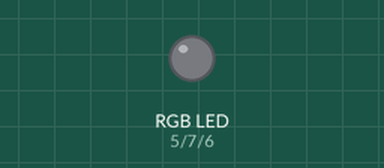
Simulated run of this sketch. Board: Arduino Uno, built with avr-gcc and run on an emulated ATmega328P. Parts: an RGB LED mixed from three pins (HIGH = lit).

Above: at 0.5 s.
At 2.5 s:
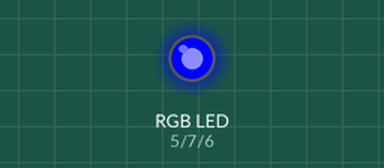
At 3.5 s:
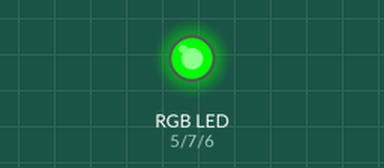
At 4.5 s:
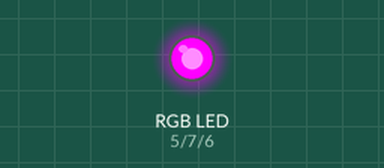
At 6.5 s:
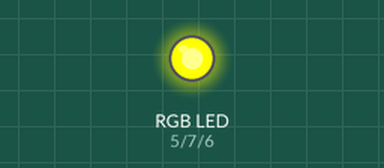
At 9.5 s:
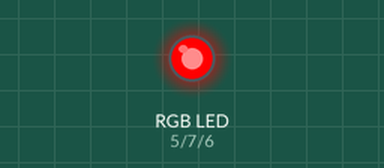
Timing chart, 0 to 10.4 s (numbered marks = the images above):
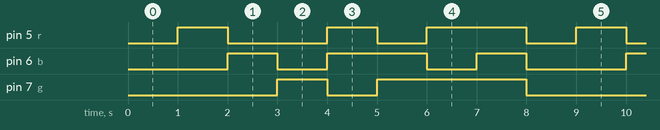

Measured:
- by itself, pin 5 (r): repeats every 8.0 s: LOW 2.0 s, HIGH 1.0 s, LOW 1.0 s, HIGH 2.0 s, LOW 1.0 s, HIGH 1.0 s
- by itself, pin 6 (b): repeats every 8.0 s: LOW 1.0 s, HIGH 2.0 s, LOW 1.0 s, HIGH 1.0 s, LOW 2.0 s, HIGH 1.0 s
- by itself, pin 7 (g): repeats every 8.0 s: LOW 1.0 s, HIGH 3.0 s, LOW 3.0 s, HIGH 1.0 s

The sketch:

rgb.ino
```cpp
int r=5;
int b=6;
int g=7;
void setup()
{
  pinMode(r,OUTPUT);
  pinMode(b,OUTPUT);
  pinMode(g,OUTPUT);
}

void loop()
{
  digitalWrite(r,0);
  digitalWrite(b,0);
  digitalWrite(g,0);
  delay(1000);
  digitalWrite(r,1);
  digitalWrite(b,0);
  digitalWrite(g,0 );
  delay(1000);
  digitalWrite(r,0);
  digitalWrite(b,1);
  digitalWrite(g,0);
  delay(1000);
  digitalWrite(r,0);
  digitalWrite(b,0);
  digitalWrite(g,1);
  delay(1000);
  digitalWrite(r,1);
  digitalWrite(b,1);
  digitalWrite(g,0);
  delay(1000);
  digitalWrite(r,0);
  digitalWrite(b,1);
  digitalWrite(g,1);
  delay(1000);
  digitalWrite(r,1);
  digitalWrite(b,0);
  digitalWrite(g,1);
  delay(1000);
  digitalWrite(r,1);
  digitalWrite(b,1);
  digitalWrite(g,1);
  delay(1000);


}
```
